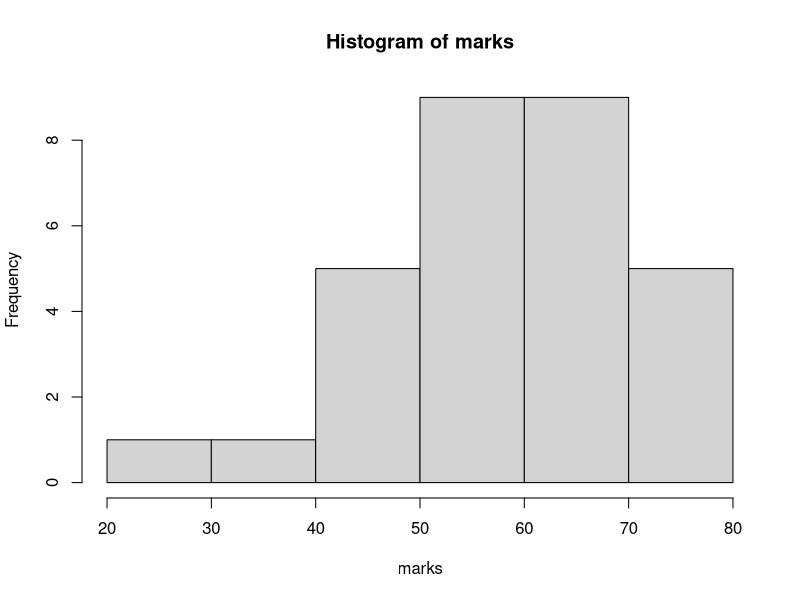
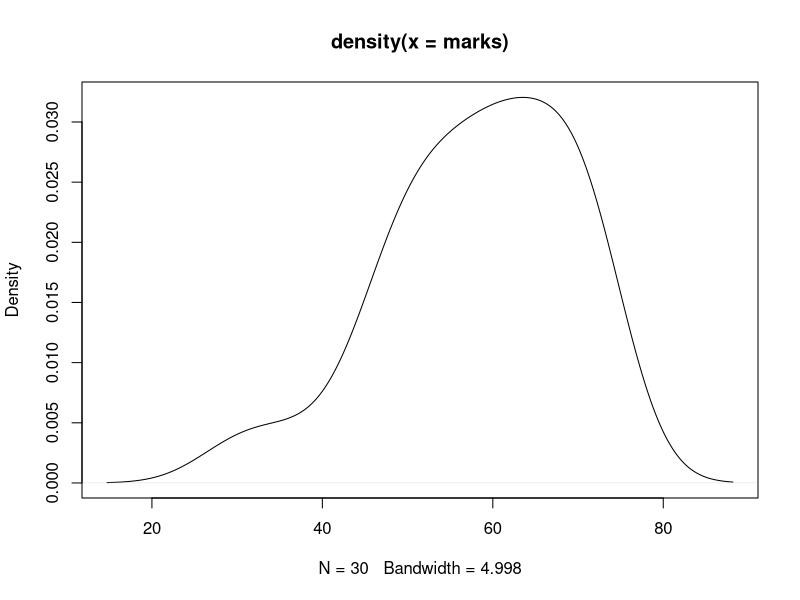
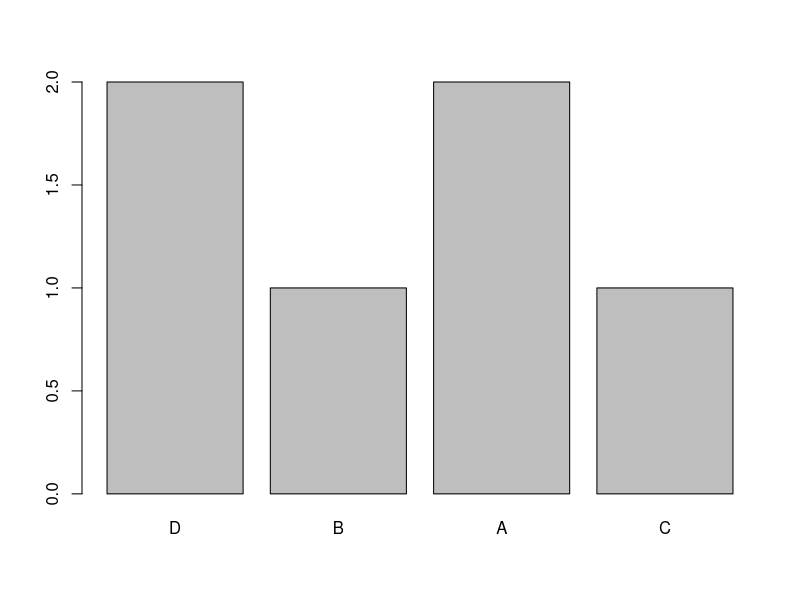
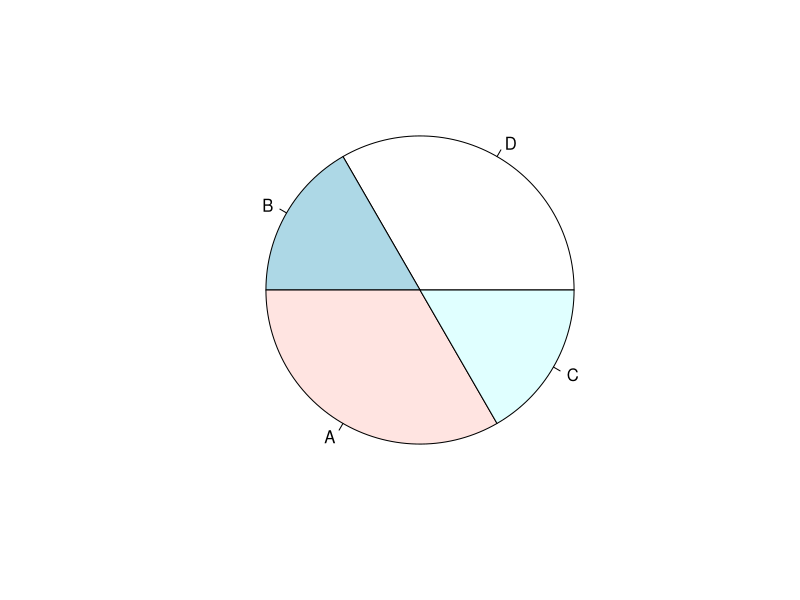

Reproduce these figures in R, in order. (Note: this script raises an error after producing the figures.)
#vector

x = c(1,2,3)
x1 = 1:1000000
length(x1)
x
x1
 x2= seq(10,100,2)
x2
?seq
x3=seq(from=10,to=100,by=2) 
x3
 

#numeric vector ----
#using normal distribution mean 60 standard devaition 10

(marks = rnorm(30, mean=60, sd=10))#round brackets at end helps in printing with creation
?rnorm
marks
mean(marks)
mode(marks) #no mode
median(marks)
sd(marks)
var(marks)

#we will see later as to how to calculate mode which is the place having high frequency
summary(marks)
range(marks)


#properties of vectors
length(marks)
?str
str(marks)
class(marks)
hist(marks)
plot(density(marks))
#we can merge both also we will see later


#create character vector----
(names=c('Ram','Shyam','Robin'))
names
length(names)
mean(names)
class(names)
summary(names)


#new actegory
gender=c('m','f','m')
summary(gender)
genderF=factor(gender)
summary(genderF)


#ordinal type
(grades=c('A','B','C','D','A','D'))
gradesF=factor(grades,ordered=T)
summary(gradesF)
gradesF


gradesF1=factor(grades,ordered=T,levels=c('D','B','A','C'))
summary(gradesF1)
gradesF1
table(gradesF1)
table(gender)
barplot(table(gradesF1))
pie(table(gradesF1))
median(gradesF1)

#logical vector----

married=c(TRUE,FALSE,T,F,T,F,T)
married
sum(married)#true =1 and false=0
table(married)
class(married)
summary(married)
barplot(table(married))



#how many students go more than 60?
#subset of marks
marks
trunc(marks); round(marks,1); floor(marks); ceiling(marks)
marks1=trunc(marks)
marks1
marks1[1]
marks1[18]
marks[1:5]
marks1[-2]
marks1[c(1,5,10,30)]
marks1[-c(10:15)]
mean(marks1[c(1,5,10,30)])
marks1>60
marks1[marks1>60]
marks1[marks1>60 & marks1<80]

#setseed is used to generate the same pattern always

set.seed(1234)

gender2 = sample(c('M','F'),size=2)
gender2
gender3=sample(c('M','F'),size=1000000,replace=T,prob=c(.6,.4))#if we run this again and again different utputds will com always

gender3
table(gender3)
prop.table(table(gender3))
